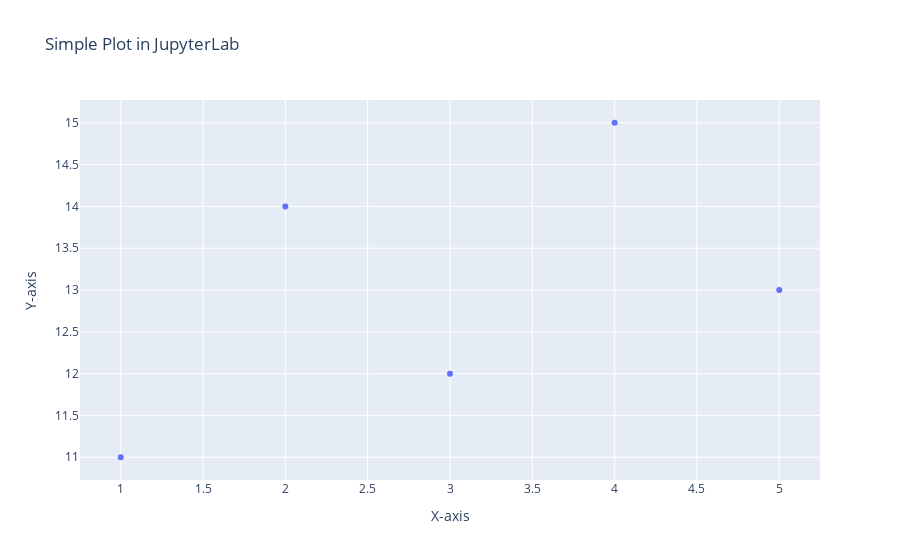

The notebook cell this image was saved under:
### Code cell
# Activate Plotly in offline mode
pyo.init_notebook_mode(connected=True)

# Data
x = [1, 2, 3, 4, 5]
y = [11, 14, 12, 15, 13]

# Create a Plotly graph
data = [go.Scatter(x=x, y=y, mode='markers')]
layout = go.Layout(title='Simple Plot in JupyterLab', xaxis=dict(title='X-axis'), yaxis=dict(title='Y-axis'))
fig = go.Figure(data=data, layout=layout)

# Display the figure
pyo.iplot(fig)

### Figure 1 — Plotly figure (JSON) as saved in the notebook; plotly's stock layout.template omitted (floating-point values rounded to 4 significant figures)
{"data": [{"mode": "markers", "type": "scatter", "x": [1, 2, 3, 4, 5], "y": [11, 14, 12, 15, 13]}], "layout": {"autosize": true, "title": {"text": "Simple Plot in JupyterLab"}, "xaxis": {"autorange": true, "range": [0.7617, 5.238], "title": {"text": "X-axis"}, "type": "linear"}, "yaxis": {"autorange": true, "range": [10.67, 15.33], "title": {"text": "Y-axis"}, "type": "linear"}}}
